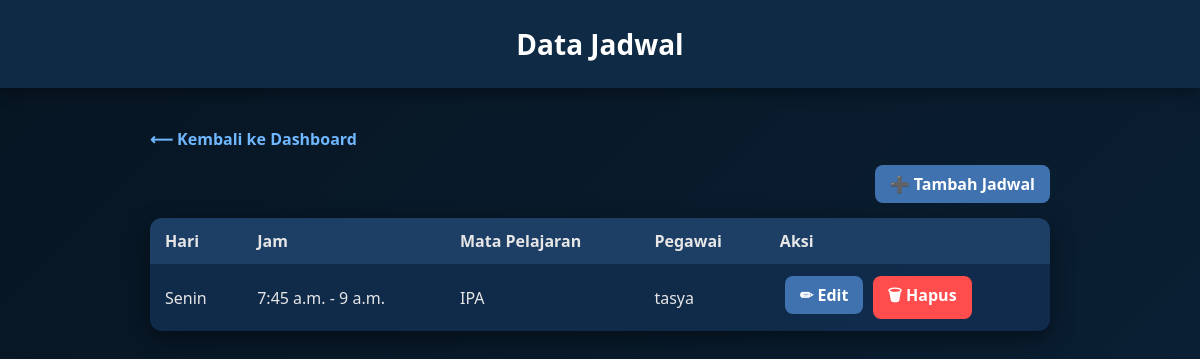
Before: /admin_app/jadwal/ with the older database file.
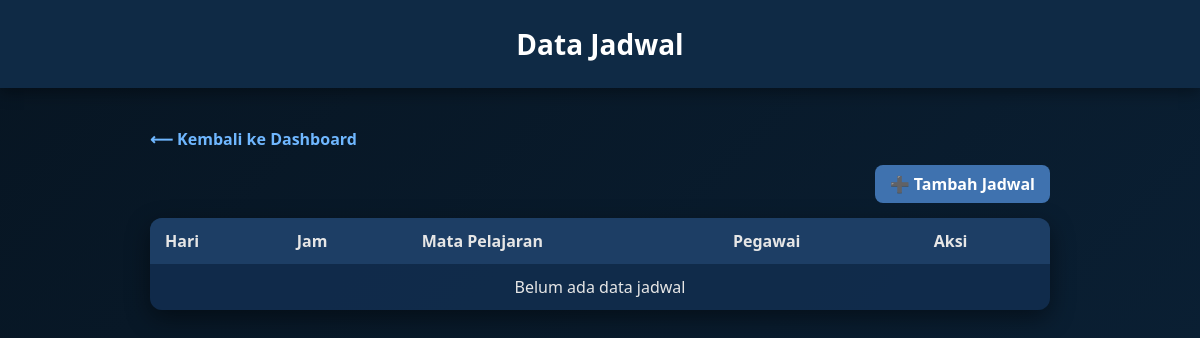
After: the same page with the newer database file.
### admin_app/models.py (models this page shows, shortened)
class Jadwal(models.Model):
    HARI_CHOICES = [
        ("Senin", "Senin"),
        ("Selasa", "Selasa"),
        ("Rabu", "Rabu"),
        ("Kamis", "Kamis"),
        ("Jumat", "Jumat"),
    ]
    hari = models.CharField(max_length=20, choices=HARI_CHOICES)
    jam_mulai = models.TimeField()
    jam_selesai = models.TimeField()
    mata_pelajaran = models.CharField(max_length=100)
    pegawai = models.ForeignKey(Pegawai, on_delete=models.CASCADE)

class Pegawai(models.Model):
    id_pegawai = models.CharField(max_length=10, unique=True, editable=False)
    JABATAN_CHOICES = [
        ("guru", "Guru"),
        ("staff", "Staff"),
        ("admin", "Admin"),
    ]
    nama = models.CharField(max_length=200)
    jabatan = models.CharField(max_length=20, choices=JABATAN_CHOICES)
    gaji_pokok = models.IntegerField(default=0)

### admin_app/views.py (the view)
# urls.py: path("jadwal/", views.list_jadwal, name="list_jadwal"),
def list_jadwal(request):
    data = Jadwal.objects.all().order_by("hari", "jam_mulai")
    return render(request, "admin_app/jadwal.html", {"jadwal_list": data})

### admin_app/templates/admin_app/jadwal.html (shortened to what this page needs)
<!DOCTYPE html>
<html lang="en">
<head>
</head>
<body>
<header>Data Jadwal</header>
<div class="wrapper">
    <a href="{% url 'index' %}" class="back">⟵ Kembali ke Dashboard</a>
    <div class="top-actions">
        <a href="{% url 'tambah_jadwal' %}" class="button">➕ Tambah Jadwal</a>
    </div>
    <table>
        <thead>
            <tr>
                <th>Hari</th>
                <th>Jam</th>
                <th>Mata Pelajaran</th>
                <th>Pegawai</th>
                <th>Aksi</th>
            </tr>
        </thead>
        <tbody>
        {% for j in jadwal_list %}
            <tr>
                <td>{{ j.hari }}</td>
                <td>{{ j.jam_mulai }} - {{ j.jam_selesai }}</td>
                <td>{{ j.mata_pelajaran }}</td>
                <td>{{ j.pegawai.nama }}</td>
                <td>
                    <a href="{% url 'edit_jadwal' j.id %}" class="button">✏ Edit</a>
                    <a href="{% url 'hapus_jadwal' j.id %}" class="button delete-button">🗑 Hapus</a>
                </td>
            </tr>
        {% empty %}
            <tr>
                <td colspan="5" style="text-align:center;">Belum ada data jadwal</td>
            </tr>
        {% endfor %}
        </tbody>
    </table>
</div>
</body>
</html>

Changed rows visible on the page:
removed Jadwal: hari "Senin", jam_mulai "7:45 a.m.", jam_selesai "9 a.m.", mata_pelajaran "IPA", pegawai.nama "tasya"
Other visible differences:
text now shown: "Belum ada data jadwal"
